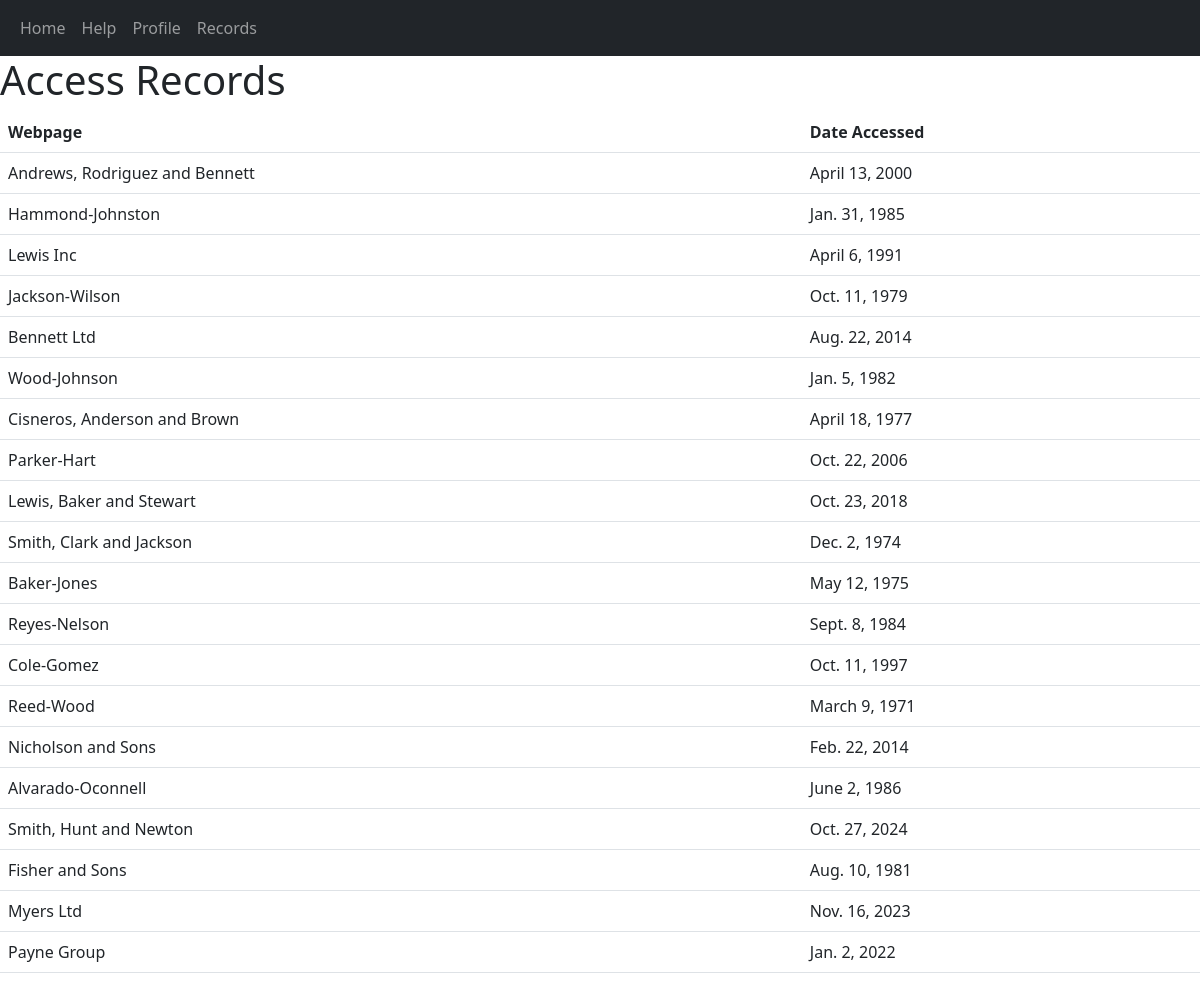
The app's page /records/ with its own data.
### AppTwo/models.py (models this page shows, shortened)
class AccessRecord(models.Model):
    name = models.ForeignKey(Webpage, on_delete=models.CASCADE)
    date = models.DateField()

class Webpage(models.Model):
    topic = models.ForeignKey(Topic, on_delete=models.CASCADE)
    name = models.CharField(max_length=264, unique=True)
    url = models.URLField(unique=True)

### AppTwo/views.py (the view)
# urls.py: path('records/', views.records, name='records'),
def records(request):
    topics = Topic.objects.all()
    webpages = Webpage.objects.all()
    access_records = AccessRecord.objects.all()
    context = {
        'topics': topics,
        'webpages': webpages,
        'access_records': access_records
    }
    return render(request, 'AppTwo/records.html', context)

### AppTwo/templates/AppTwo/records.html
{% extends "AppTwo/base.html" %} {% block title %}Home Page{% endblock %}
{%block content %}
<h1>Access Records</h1>
<table class="table">
  <thead>
    <tr>
      <th scope="col">Webpage</th>
      <th scope="col">Date Accessed</th>
    </tr>
  </thead>
  <tbody>
    {% for record in access_records %}
    <tr>
      <td>{{ record.name.name }}</td>
      <td>{{ record.date }}</td>
    </tr>
    {% endfor %}
  </tbody>
</table>
{% endblock %}

### AppTwo/templates/AppTwo/base.html (shortened to what this page needs)
<!DOCTYPE html>
<html lang="en">
  <head>
    <link
      href="https://cdn.jsdelivr.net/npm/bootstrap@5.3.0/dist/css/bootstrap.min.css"
      rel="stylesheet"
    />
  </head>
  <body>
    <nav class="navbar navbar-expand-lg navbar-dark bg-dark">
      <div class="container-fluid">
        <ul class="navbar-nav me-auto mb-2 mb-lg-0">
          <li class="nav-item">
            <a class="nav-link" href="{% url 'index' %}">Home</a>
          </li>
          <li class="nav-item">
            <a class="nav-link" href="{% url 'help' %}">Help</a>
          </li>
          <li class="nav-item">
            <a class="nav-link" href="{% url 'profile' %}">Profile</a>
          </li>
          <li class="nav-item">
            <a class="nav-link" href="{% url 'records' %}">Records</a>
          </li>
        </ul>
      </div>
    </nav>
    <div class="content">{% block content %}{% endblock %}</div>
  </body>
</html>

### records on screen
AccessRecord: name.name "Andrews, Rodriguez and Bennett", date "April 13, 2000"
AccessRecord: name.name "Hammond-Johnston", date "Jan. 31, 1985"
AccessRecord: name.name "Lewis Inc", date "April 6, 1991"
AccessRecord: name.name "Jackson-Wilson", date "Oct. 11, 1979"
AccessRecord: name.name "Bennett Ltd", date "Aug. 22, 2014"
AccessRecord: name.name "Wood-Johnson", date "Jan. 5, 1982"
AccessRecord: name.name "Cisneros, Anderson and Brown", date "April 18, 1977"
AccessRecord: name.name "Parker-Hart", date "Oct. 22, 2006"
AccessRecord: name.name "Lewis, Baker and Stewart", date "Oct. 23, 2018"
AccessRecord: name.name "Smith, Clark and Jackson", date "Dec. 2, 1974"
AccessRecord: name.name "Baker-Jones", date "May 12, 1975"
AccessRecord: name.name "Reyes-Nelson", date "Sept. 8, 1984"
AccessRecord: name.name "Cole-Gomez", date "Oct. 11, 1997"
AccessRecord: name.name "Reed-Wood", date "March 9, 1971"
AccessRecord: name.name "Nicholson and Sons", date "Feb. 22, 2014"
AccessRecord: name.name "Alvarado-Oconnell", date "June 2, 1986"
AccessRecord: name.name "Smith, Hunt and Newton", date "Oct. 27, 2024"
AccessRecord: name.name "Fisher and Sons", date "Aug. 10, 1981"
AccessRecord: name.name "Myers Ltd", date "Nov. 16, 2023"
AccessRecord: name.name "Payne Group", date "Jan. 2, 2022"
